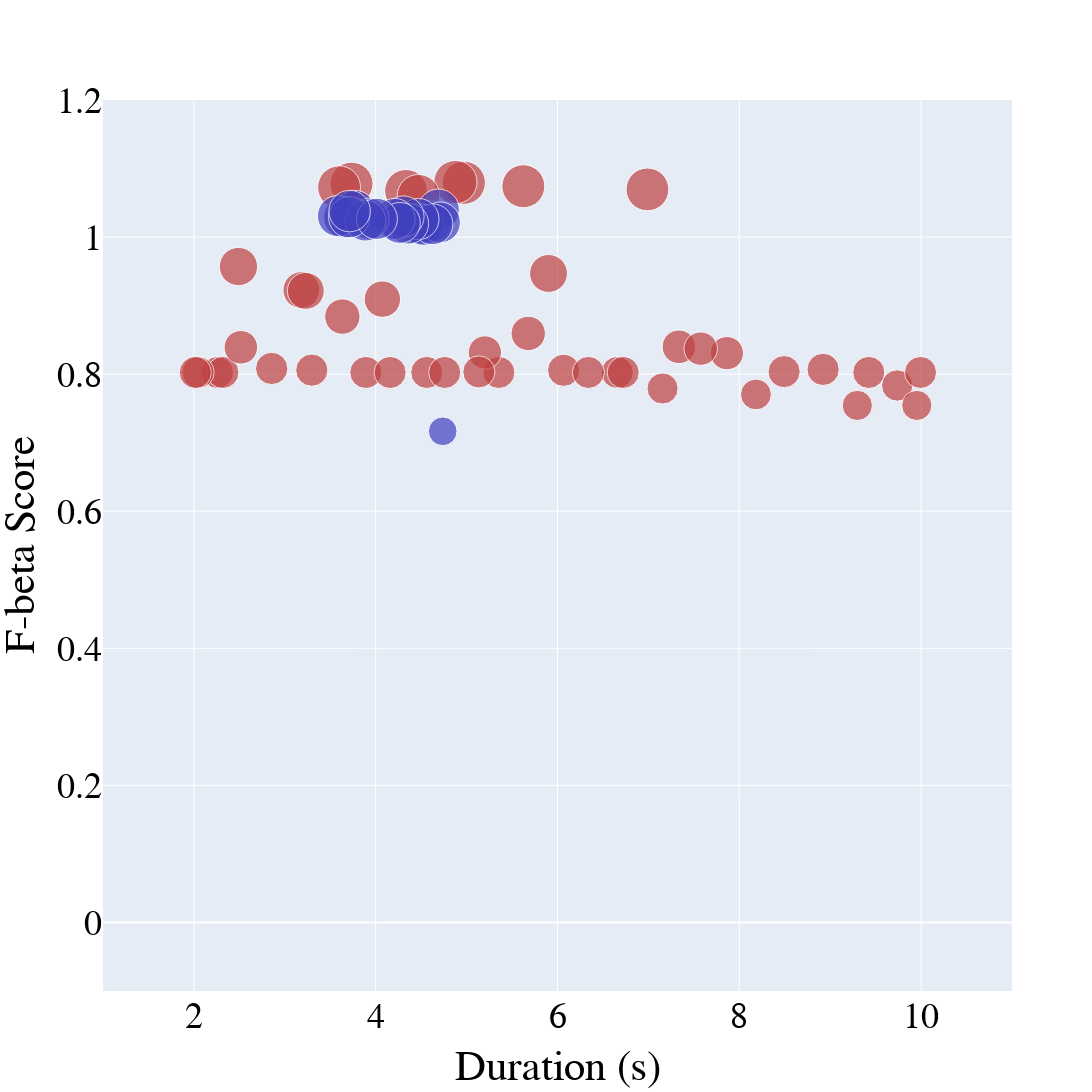

Write notebook code for a chart like this one.
### Code cell
import plotly.graph_objects as go
import numpy as np

# Function to map a value in [1, 65] to a saturation percentage between 30% and 100%
def value_to_saturation(val, min_val=1, max_val=65, min_sat=0.5, max_sat=1.0, gamma=2):
    """
    Normalize the value to [0, 1], then apply a gamma transformation
    to obtain a non-linear mapping, and finally scale to [min_sat, max_sat].
    """
    norm = (val - min_val) / (max_val - min_val)
    sat = min_sat + (norm ** gamma) * (max_sat - min_sat)
    return round(sat * 100, 1)  # Return as percentage

# For R_PRE (red): use hue=0 and apply the saturation mapping to each third-column value
colors_red = [f'hsl(0, {value_to_saturation(val)}%, 50%)' for val in R_PRE[:, 2]]

# For R_ONB (blue): use hue=240 and apply the saturation mapping to each third-column value
colors_blue = [f'hsl(240, {value_to_saturation(val)}%, 50%)' for val in R_ONB[:, 2]]

# Font customization variables
font_family = "Times New Roman"
font_size = 36
font_color = "black"

# Create figure object
fig = go.Figure()

# Add first dataset R_PRE (red)
fig.add_trace(go.Scatter(
    x=R_PRE[:, 1],       # x-axis: threshold (first column)
    y=R_PRE[:, 2],       # y-axis: duration (second column)
    mode='markers',      # markers only
    marker=dict(
        size=R_PRE[:, 2] * 40,  # marker size scaled from the third column values
        color=colors_red        # marker color with saturation based on non-linear mapping
    ),
    name='R_PRE'
))

# Add second dataset R_ONB (blue)
fig.add_trace(go.Scatter(
    x=R_ONB[:, 1],       # x-axis: threshold (first column)
    y=R_ONB[:, 2],       # y-axis: duration (second column)
    mode='markers',      # markers only
    marker=dict(
        size=R_ONB[:, 2] * 40,  # marker size scaled from the third column values
        color=colors_blue       # marker color with saturation based on non-linear mapping
    ),
    name='R_ONB'
))

# Update overall layout: set font, square canvas, axis labels, and hide legend
fig.update_layout(
    font=dict(
        family=font_family,
        size=font_size,
        color=font_color
    ),
    width=1600,
    height=1600,
    showlegend=False,
    xaxis_title="Duration (s)",
    yaxis_title="F-beta Score"
)

# Update x-axis range and tick font
fig.update_xaxes(
    range=[1, 11],
    tickfont=dict(family=font_family, size=font_size, color=font_color)
)

# Update y-axis range and tick font
fig.update_yaxes(
    range=[-0.1, 1.2],
    tickfont=dict(family=font_family, size=font_size, color=font_color)
)

# save the plot as png
# fig.write_image("Duration-F_beta.png")

# Show plot
fig.show()

### Figure 1 — Plotly figure (JSON) as saved in the notebook; plotly's stock layout.template omitted (floating-point values rounded to 4 significant figures)
{"data": [{"marker": {"color": ["hsl(0, 50.0%, 50%)", "hsl(0, 50.0%, 50%)", "hsl(0, 50.0%, 50%)", "hsl(0, 50.0%, 50%)", "hsl(0, 50.0%, 50%)", "hsl(0, 50.0%, 50%)", "hsl(0, 50.0%, 50%)", "hsl(0, 50.0%, 50%)", "hsl(0, 50.0%, 50%)", "hsl(0, 50.0%, 50%)", "hsl(0, 50.0%, 50%)", "hsl(0, 50.0%, 50%)", "hsl(0, 50.0%, 50%)", "hsl(0, 50.0%, 50%)", "hsl(0, 50.0%, 50%)", "hsl(0, 50.0%, 50%)", "hsl(0, 50.0%, 50%)", "hsl(0, 50.0%, 50%)", "hsl(0, 50.0%, 50%)", "hsl(0, 50.0%, 50%)", "hsl(0, 50.0%, 50%)", "hsl(0, 50.0%, 50%)", "hsl(0, 50.0%, 50%)", "hsl(0, 50.0%, 50%)", "hsl(0, 50.0%, 50%)", "hsl(0, 50.0%, 50%)", "hsl(0, 50.0%, 50%)", "hsl(0, 50.0%, 50%)", "hsl(0, 50.0%, 50%)", "hsl(0, 50.0%, 50%)", "hsl(0, 50.0%, 50%)", "hsl(0, 50.0%, 50%)", "hsl(0, 50.0%, 50%)", "hsl(0, 50.0%, 50%)", "hsl(0, 50.0%, 50%)", "hsl(0, 50.0%, 50%)", "hsl(0, 50.0%, 50%)", "hsl(0, 50.0%, 50%)", "hsl(0, 50.0%, 50%)", "hsl(0, 50.0%, 50%)", "hsl(0, 50.0%, 50%)", "hsl(0, 50.0%, 50%)", "hsl(0, 50.0%, 50%)", "hsl(0, 50.0%, 50%)", "hsl(0, 50.0%, 50%)"], "size": [32.1, 32.1, 30.17, 32.23, 33.57, 32.1, 38.28, 36.91, 32.23, 33.23, 43.11, 32.28, 36.86, 31.34, 32.15, 43.17, 42.7, 42.78, 32.1, 32.1, 33.6, 32.1, 32.1, 32.1, 30.17, 43.21, 42.97, 33.27, 32.1, 32.33, 31.16, 32.1, 30.82, 34.38, 32.1, 42.91, 33.49, 35.36, 32.1, 32.13, 37.88, 36.38, 32.1, 42.42, 32.1]}, "mode": "markers", "name": "R_PRE", "type": "scatter", "x": [2.261, 2.319, 9.298, 3.297, 2.517, 9.424, 2.49, 3.183, 6.067, 7.863, 3.733, 8.922, 3.231, 9.738, 8.493, 4.97, 4.334, 6.989, 5.354, 6.657, 7.336, 4.562, 3.891, 2.046, 9.953, 4.877, 5.624, 5.201, 4.158, 2.856, 7.156, 6.34, 8.183, 5.678, 4.759, 3.597, 7.575, 3.633, 6.722, 5.135, 5.901, 4.074, 2.016, 4.471, 9.994], "y": [0.8025, 0.8025, 0.7543, 0.8059, 0.8392, 0.8025, 0.957, 0.9227, 0.8057, 0.8306, 1.078, 0.807, 0.9215, 0.7834, 0.8037, 1.079, 1.067, 1.07, 0.8025, 0.8025, 0.8399, 0.8025, 0.8025, 0.8025, 0.7543, 1.08, 1.074, 0.8317, 0.8025, 0.8083, 0.7791, 0.8025, 0.7704, 0.8594, 0.8025, 1.073, 0.8372, 0.884, 0.8025, 0.8033, 0.9469, 0.9095, 0.8025, 1.06, 0.8025]}, {"marker": {"color": ["hsl(240, 50.0%, 50%)", "hsl(240, 50.0%, 50%)", "hsl(240, 50.0%, 50%)", "hsl(240, 50.0%, 50%)", "hsl(240, 50.0%, 50%)", "hsl(240, 50.0%, 50%)", "hsl(240, 50.0%, 50%)", "hsl(240, 50.0%, 50%)", "hsl(240, 50.0%, 50%)", "hsl(240, 50.0%, 50%)", "hsl(240, 50.0%, 50%)", "hsl(240, 50.0%, 50%)", "hsl(240, 50.0%, 50%)", "hsl(240, 50.0%, 50%)", "hsl(240, 50.0%, 50%)", "hsl(240, 50.0%, 50%)", "hsl(240, 50.0%, 50%)", "hsl(240, 50.0%, 50%)", "hsl(240, 50.0%, 50%)", "hsl(240, 50.0%, 50%)"], "size": [40.92, 41.59, 40.78, 40.71, 40.86, 40.75, 41.05, 40.78, 28.67, 41.2, 41.06, 40.83, 41.52, 41.15, 41.07, 41.23, 40.96, 41.16, 41.06, 41.52]}, "mode": "markers", "name": "R_ONB", "type": "scatter", "x": [4.613, 4.691, 4.475, 4.526, 4.707, 4.625, 4.471, 4.358, 4.737, 4.305, 4.208, 4.266, 3.771, 3.652, 3.921, 3.586, 3.887, 3.708, 4.013, 3.713], "y": [1.023, 1.04, 1.019, 1.018, 1.021, 1.019, 1.026, 1.02, 0.7166, 1.03, 1.026, 1.021, 1.038, 1.029, 1.027, 1.031, 1.024, 1.029, 1.027, 1.038]}], "layout": {"font": {"color": "black", "family": "Times New Roman", "size": 36}, "height": 1600, "showlegend": false, "width": 1600, "xaxis": {"range": [1, 11], "tickfont": {"color": "black", "family": "Times New Roman", "size": 36}, "title": {"text": "Duration (s)"}}, "yaxis": {"range": [-0.1, 1.2], "tickfont": {"color": "black", "family": "Times New Roman", "size": 36}, "title": {"text": "F-beta Score"}}}}
